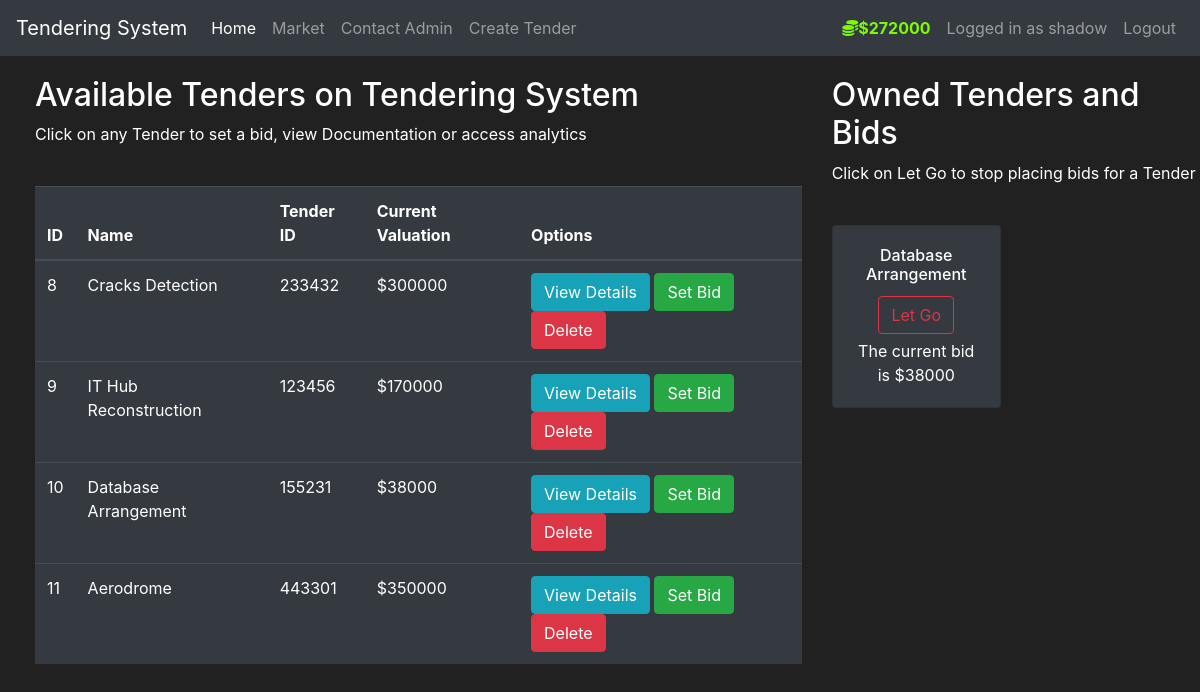
Screenshot of /market/ (signed in) with the database file from the repository.
### tms/models.py (models this page shows, shortened)
class User(db.Model,UserMixin):
    id = db.Column(db.Integer(), primary_key=True)
    username = db.Column(db.String(length=30), nullable=False, unique=True)
    email_address = db.Column(db.String(length=50), nullable=False, unique=True)
    password_hash = db.Column(db.String(length=60), nullable=False)
    budget = db.Column(db.Integer(), nullable=False, default=1000000)
    owned_items = db.relationship('Item', backref='owned_user', lazy=True)
    bids = db.relationship('Bid', backref='bidder', lazy=True)
    @property
    def password(self):
        return self.password

class Item(db.Model):
    id=db.Column(db.Integer(),primary_key=True)
    name=db.Column(db.String(length=60),nullable=False,unique=True)
    price=db.Column(db.Integer(),nullable=False)
    tid=db.Column(db.String(length=12),nullable=False,unique=True)
    desc=db.Column(db.String(length=2000),nullable=False,unique=True)
    owner=db.Column(db.Integer(),db.ForeignKey('user.id'))
    bids = db.relationship('Bid', backref='tender', lazy=True)
    closing_date = db.Column(db.DateTime)

### tms/routes.py (the view, shortened to what this page needs)
@app.route('/market/', methods=['GET', 'POST'])
@login_required
def market_page():
    bid_form = SetBidForm()
    sell_form = SellTenderForm()
    if request.method=='GET':
        items = Item.query.all()
        owned_items=Item.query.filter_by(owner=current_user.id)
    return render_template('market.html', bid_form=bid_form, sell_form=sell_form, items=items)

### tms/models.py (called while the page is built)
@login_manager.user_loader
def load_user(user_id):
    return User.query.get(int(user_id))

### tms/templates/market.html (shortened to what this page needs)
{% extends 'base.html' %} {% block title %} Market Page {% endblock %} {%block
navlink%}
<li class="nav-item">
  <a
    class="nav-link"
    data-toggle="modal"
    style="cursor: pointer"
    data-target="#Modal-TenderCreate"
    >Create Tender</a
  >
</li>
{%endblock%}
{%block leftnavlink%}
<li class="nav-item">
  <a class="nav-link" href="#"
  data-toggle="modal"
  data-target="#Modal-SetBudget"
  style="color: lawngreen; font-weight: bold">
    <i class="fas fa-coins"></i>${{ current_user.budget }}
  </a>
</li>
{%endblock%}
{% block content %}
<div class="row" style="margin-top: 20px; margin-left: 20px">
  <div class="col-8">
    <h2>Available Tenders on Tendering System</h2>
    <p>
      Click on any Tender to set a bid, view Documentation or access analytics
    </p>
    <br />
    <table class="table table-hover table-dark">
      <thead>
        <tr>
          <th scope="col">ID</th>
          <th scope="col">Name</th>
          <th scope="col">Tender ID</th>
          <th scope="col">Current Valuation</th>
          <th scope="col">Options</th>
        </tr>
      </thead>
      <tbody>
        {% for item in items %} {% include 'components/items_modals.html' %}
        <tr>
          <td>{{ item.id }}</td>
          <td>{{ item.name }}</td>
          <td>{{ item.tid }}</td>
          <td>${{ item.price }}</td>
          <td>
            <button
              class="btn btn-outline btn-info"
              data-toggle="modal"
              data-target="#Modal-MoreInfo-{{item.id}}"
            >
              View Details
            </button>
            <button
              class="btn btn-outline btn-success"
              data-toggle="modal"
              data-target="#Modal-PurchaseConfirm-{{item.id}}"
            >
              Set Bid
            </button>
            <button
              class="btn btn-outline btn-danger"
              onclick="deleteTender('{{item.id}}')"
            >
              Delete
            </button>
          </td>
        </tr>
        {% endfor %}
      </tbody>
    </table>
  </div>
  <div class="col-4">
    <h2>Owned Tenders and Bids</h2>
    <p>Click on Let Go to stop placing bids for a Tender</p>
    <br />
    <div class="row">
      {% for owned_item in current_user.owned_items %} {% include
      <div class="col-md-6">
        <div style="margin-bottom: 5px" class="card text-center bg-dark">
          <div class="card-body">
            <h6 class="card-title">{{ owned_item.name }}</h6>
            <button
              type="button"
              class="btn btn-outline-danger"
              style="margin-bottom: 5px"
              data-toggle="modal"
              data-target="#Modal-SellConfirm-{{ owned_item.id }}"
            >
              Let Go
            </button>
            <p class="card-text">The current bid is ${{owned_item.price}}</p>
          </div>
        </div>
      </div>
      {% endfor %}
    </div>
  </div>
</div>
{% endblock %}

### tms/templates/base.html (shortened to what this page needs)
<!DOCTYPE html>
<html lang="en">
  <head>
    <link
      rel="stylesheet"
      href="https://cdn.jsdelivr.net/npm/bootstrap@4.5.3/dist/css/bootstrap.min.css"
    />
  </head>
  <body>
    <nav class="navbar navbar-expand-md navbar-dark bg-dark">
      <a class="navbar-brand" href="#">Tendering System</a>
      <div class="collapse navbar-collapse" id="navbarNav">
        <ul class="navbar-nav mr-auto">
          <li class="nav-item active">
            <a class="nav-link" href="{{ url_for('home_page') }}"
              >Home <span class="sr-only">(current)</span></a
            >
          </li>
          <li class="nav-item">
            <a class="nav-link" href="{{ url_for('market_page') }}">Market</a>
          </li>
          <li class="nav-item">
            <a class="nav-link" href="{{ url_for('contact_page') }}">Contact Admin</a>
          </li>
          {%block navlink%}{%endblock%}
        </ul>
        {% if current_user.is_authenticated %}
        <ul class="navbar-nav">
          {%block leftnavlink%}{%endblock%}
          <li class="nav-item">
            <a class="nav-link">Logged in as {{ current_user.username }}</a>
          </li>
          <li class="nav-item">
            <a class="nav-link" href="{{ url_for('logout_page') }}">Logout</a>
          </li>
        </ul>
        {% endif %}
      </div>
    </nav>
    {% block content %} {% endblock %}
  </body>
</html>

### tms/templates/base.html (style rules this page uses)
body { background-color: #212121; color: white; }

### rows the page displays
User: budget "272000", username "shadow"
Item: id "8", name "Cracks Detection", tid "233432", price "300000"
Item: id "9", name "IT Hub Reconstruction", tid "123456", price "170000"
Item: id "10", name "Database Arrangement", tid "155231", price "38000"
Item: id "11", name "Aerodrome", tid "443301", price "350000"
